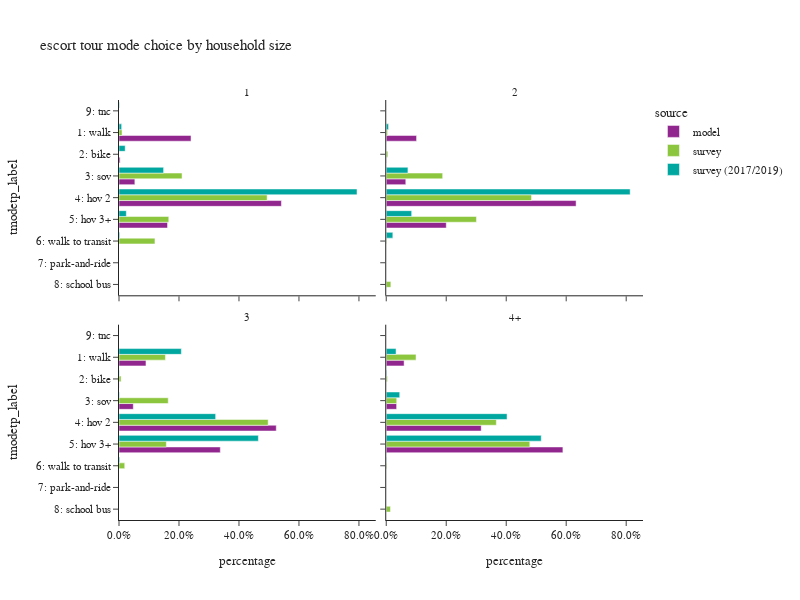

Notebook cell for this chart:
### Code cell
plot_mode_choice(es_tour,"hhsize_4+",
                 {"hhsize_4+":["1","2","3","4+"],
                  "tmodetp_label":["1: walk","2: bike","3: sov","4: hov 2","5: hov 3+","6: walk to transit",
                                   "7: park-and-ride","8: school bus","9: other–survey only"]},
                 "household size",2,600)

### Figure 1 — Plotly figure (JSON) as saved in the notebook; plotly's stock layout.template omitted (floating-point values rounded to 4 significant figures)
{"data": [{"alignmentgroup": "True", "customdata": [[8404], [131], [1850], [18952], [5665]], "hovertemplate": "source=model<br>hhsize_4+=1<br>percentage=%{x}<br>tmodetp_label=%{y}<br>sample count=%{customdata[0]}<extra></extra>", "legendgroup": "model", "marker": {"color": "#91268F", "pattern": {"shape": ""}}, "name": "model", "offsetgroup": "model", "orientation": "h", "showlegend": true, "textposition": "auto", "type": "bar", "x": [0.2401, 0.003743, 0.05285, 0.5415, 0.1618], "xaxis": "x3", "y": ["1: walk", "2: bike", "3: sov", "4: hov 2", "5: hov 3+"], "yaxis": "y3"}, {"alignmentgroup": "True", "customdata": [[12280], [68], [7913], [76862], [24304]], "hovertemplate": "source=model<br>hhsize_4+=2<br>percentage=%{x}<br>tmodetp_label=%{y}<br>sample count=%{customdata[0]}<extra></extra>", "legendgroup": "model", "marker": {"color": "#91268F", "pattern": {"shape": ""}}, "name": "model", "offsetgroup": "model", "orientation": "h", "showlegend": false, "textposition": "auto", "type": "bar", "x": [0.1011, 0.00056, 0.06517, 0.633, 0.2002], "xaxis": "x4", "y": ["1: walk", "2: bike", "3: sov", "4: hov 2", "5: hov 3+"], "yaxis": "y4"}, {"alignmentgroup": "True", "customdata": [[13000], [38], [6898], [75793], [48826]], "hovertemplate": "source=model<br>hhsize_4+=3<br>percentage=%{x}<br>tmodetp_label=%{y}<br>sample count=%{customdata[0]}<extra></extra>", "legendgroup": "model", "marker": {"color": "#91268F", "pattern": {"shape": ""}}, "name": "model", "offsetgroup": "model", "orientation": "h", "showlegend": false, "textposition": "auto", "type": "bar", "x": [0.08993, 0.0002629, 0.04772, 0.5243, 0.3378], "xaxis": "x", "y": ["1: walk", "2: bike", "3: sov", "4: hov 2", "5: hov 3+"], "yaxis": "y"}, {"alignmentgroup": "True", "customdata": [[27528], [61], [15984], [146218], [271956]], "hovertemplate": "source=model<br>hhsize_4+=4+<br>percentage=%{x}<br>tmodetp_label=%{y}<br>sample count=%{customdata[0]}<extra></extra>", "legendgroup": "model", "marker": {"color": "#91268F", "pattern": {"shape": ""}}, "name": "model", "offsetgroup": "model", "orientation": "h", "showlegend": false, "textposition": "auto", "type": "bar", "x": [0.05962, 0.0001321, 0.03462, 0.3167, 0.589], "xaxis": "x2", "y": ["1: walk", "2: bike", "3: sov", "4: hov 2", "5: hov 3+"], "yaxis": "y2"}, {"alignmentgroup": "True", "customdata": [[4], [10], [21], [1], [3]], "hovertemplate": "source=survey<br>hhsize_4+=1<br>percentage=%{x}<br>tmodetp_label=%{y}<br>sample count=%{customdata[0]}<extra></extra>", "legendgroup": "survey", "marker": {"color": "#8CC63E", "pattern": {"shape": ""}}, "name": "survey", "offsetgroup": "survey", "orientation": "h", "showlegend": true, "textposition": "auto", "type": "bar", "x": [0.01001, 0.2102, 0.4939, 0.166, 0.1199], "xaxis": "x3", "y": ["1: walk", "3: sov", "4: hov 2", "5: hov 3+", "6: walk to transit"], "yaxis": "y3"}, {"alignmentgroup": "True", "customdata": [[8], [3], [22], [84], [32], [5], [1]], "hovertemplate": "source=survey<br>hhsize_4+=2<br>percentage=%{x}<br>tmodetp_label=%{y}<br>sample count=%{customdata[0]}<extra></extra>", "legendgroup": "survey", "marker": {"color": "#8CC63E", "pattern": {"shape": ""}}, "name": "survey", "offsetgroup": "survey", "orientation": "h", "showlegend": false, "textposition": "auto", "type": "bar", "x": [0.004448, 0.005431, 0.1881, 0.4843, 0.3008, 0.001575, 0.01541], "xaxis": "x4", "y": ["1: walk", "2: bike", "3: sov", "4: hov 2", "5: hov 3+", "6: walk to transit", "8: school bus"], "yaxis": "y4"}, {"alignmentgroup": "True", "customdata": [[23], [8], [7], [79], [45], [4]], "hovertemplate": "source=survey<br>hhsize_4+=3<br>percentage=%{x}<br>tmodetp_label=%{y}<br>sample count=%{customdata[0]}<extra></extra>", "legendgroup": "survey", "marker": {"color": "#8CC63E", "pattern": {"shape": ""}}, "name": "survey", "offsetgroup": "survey", "orientation": "h", "showlegend": false, "textposition": "auto", "type": "bar", "x": [0.1547, 0.00692, 0.1641, 0.4972, 0.1579, 0.01909], "xaxis": "x", "y": ["1: walk", "2: bike", "3: sov", "4: hov 2", "5: hov 3+", "6: walk to transit"], "yaxis": "y"}, {"alignmentgroup": "True", "customdata": [[52], [3], [11], [126], [188], [1], [5]], "hovertemplate": "source=survey<br>hhsize_4+=4+<br>percentage=%{x}<br>tmodetp_label=%{y}<br>sample count=%{customdata[0]}<extra></extra>", "legendgroup": "survey", "marker": {"color": "#8CC63E", "pattern": {"shape": ""}}, "name": "survey", "offsetgroup": "survey", "orientation": "h", "showlegend": false, "textposition": "auto", "type": "bar", "x": [0.09928, 0.003874, 0.03495, 0.3671, 0.4786, 0.002124, 0.01413], "xaxis": "x2", "y": ["1: walk", "2: bike", "3: sov", "4: hov 2", "5: hov 3+", "6: walk to transit", "8: school bus"], "yaxis": "y2"}, {"alignmentgroup": "True", "customdata": [[6], [3], [6], [13], [3], [1], [1]], "hovertemplate": "source=survey (2017/2019)<br>hhsize_4+=1<br>percentage=%{x}<br>tmodetp_label=%{y}<br>sample count=%{customdata[0]}<extra></extra>", "legendgroup": "survey (2017/2019)", "marker": {"color": "#00A7A0", "pattern": {"shape": ""}}, "name": "survey (2017/2019)", "offsetgroup": "survey (2017/2019)", "orientation": "h", "showlegend": true, "textposition": "auto", "type": "bar", "x": [0.008832, 0.02065, 0.1487, 0.7936, 0.02441, 0.002412, 0.001422], "xaxis": "x3", "y": ["1: walk", "2: bike", "3: sov", "4: hov 2", "5: hov 3+", "6: walk to transit", "9: tnc"], "yaxis": "y3"}, {"alignmentgroup": "True", "customdata": [[14], [15], [99], [13], [7]], "hovertemplate": "source=survey (2017/2019)<br>hhsize_4+=2<br>percentage=%{x}<br>tmodetp_label=%{y}<br>sample count=%{customdata[0]}<extra></extra>", "legendgroup": "survey (2017/2019)", "marker": {"color": "#00A7A0", "pattern": {"shape": ""}}, "name": "survey (2017/2019)", "offsetgroup": "survey (2017/2019)", "orientation": "h", "showlegend": false, "textposition": "auto", "type": "bar", "x": [0.007711, 0.07232, 0.8132, 0.08477, 0.02196], "xaxis": "x4", "y": ["1: walk", "3: sov", "4: hov 2", "5: hov 3+", "6: walk to transit"], "yaxis": "y4"}, {"alignmentgroup": "True", "customdata": [[29], [4], [1], [98], [49], [4]], "hovertemplate": "source=survey (2017/2019)<br>hhsize_4+=3<br>percentage=%{x}<br>tmodetp_label=%{y}<br>sample count=%{customdata[0]}<extra></extra>", "legendgroup": "survey (2017/2019)", "marker": {"color": "#00A7A0", "pattern": {"shape": ""}}, "name": "survey (2017/2019)", "offsetgroup": "survey (2017/2019)", "orientation": "h", "showlegend": false, "textposition": "auto", "type": "bar", "x": [0.2079, 0.001139, 0.001657, 0.3222, 0.4646, 0.00242], "xaxis": "x", "y": ["1: walk", "2: bike", "3: sov", "4: hov 2", "5: hov 3+", "6: walk to transit"], "yaxis": "y"}, {"alignmentgroup": "True", "customdata": [[50], [1], [7], [145], [227], [1]], "hovertemplate": "source=survey (2017/2019)<br>hhsize_4+=4+<br>percentage=%{x}<br>tmodetp_label=%{y}<br>sample count=%{customdata[0]}<extra></extra>", "legendgroup": "survey (2017/2019)", "marker": {"color": "#00A7A0", "pattern": {"shape": ""}}, "name": "survey (2017/2019)", "offsetgroup": "survey (2017/2019)", "orientation": "h", "showlegend": false, "textposition": "auto", "type": "bar", "x": [0.0327, 0.001769, 0.04499, 0.4028, 0.5168, 0.0009221], "xaxis": "x2", "y": ["1: walk", "2: bike", "3: sov", "4: hov 2", "5: hov 3+", "6: walk to transit"], "yaxis": "y2"}], "layout": {"annotations": [{"font": {}, "showarrow": false, "text": "3", "x": 0.245, "xanchor": "center", "xref": "paper", "y": 0.465, "yanchor": "bottom", "yref": "paper"}, {"font": {}, "showarrow": false, "text": "4+", "x": 0.755, "xanchor": "center", "xref": "paper", "y": 0.465, "yanchor": "bottom", "yref": "paper"}, {"font": {}, "showarrow": false, "text": "1", "x": 0.245, "xanchor": "center", "xref": "paper", "y": 1.0, "yanchor": "bottom", "yref": "paper"}, {"font": {}, "showarrow": false, "text": "2", "x": 0.755, "xanchor": "center", "xref": "paper", "y": 1.0, "yanchor": "bottom", "yref": "paper"}], "barmode": "group", "height": 600, "legend": {"title": {"text": "source"}, "tracegroupgap": 0}, "title": {"text": "escort tour mode choice by household size"}, "width": 800, "xaxis": {"anchor": "y", "domain": [0.0, 0.49], "tickformat": ".1%", "title": {"text": "percentage"}}, "xaxis2": {"anchor": "y2", "domain": [0.51, 1.0], "matches": "x", "tickformat": ".1%", "title": {"text": "percentage"}}, "xaxis3": {"anchor": "y3", "domain": [0.0, 0.49], "matches": "x", "showticklabels": false, "tickformat": ".1%"}, "xaxis4": {"anchor": "y4", "domain": [0.51, 1.0], "matches": "x", "showticklabels": false, "tickformat": ".1%"}, "yaxis": {"anchor": "x", "categoryarray": ["9: other–survey only", "8: school bus", "7: park-and-ride", "6: walk to transit", "5: hov 3+", "4: hov 2", "3: sov", "2: bike", "1: walk"], "categoryorder": "array", "domain": [0.0, 0.465], "title": {"text": "tmodetp_label"}}, "yaxis2": {"anchor": "x2", "domain": [0.0, 0.465], "matches": "y", "showticklabels": false}, "yaxis3": {"anchor": "x3", "categoryarray": ["9: other–survey only", "8: school bus", "7: park-and-ride", "6: walk to transit", "5: hov 3+", "4: hov 2", "3: sov", "2: bike", "1: walk"], "categoryorder": "array", "domain": [0.535, 1.0], "matches": "y", "title": {"text": "tmodetp_label"}}, "yaxis4": {"anchor": "x4", "domain": [0.535, 1.0], "matches": "y", "showticklabels": false}}}
